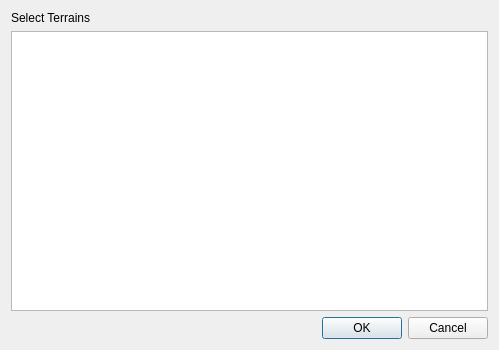
<?xml version="1.0" encoding="UTF-8"?>
<ui version="4.0">
 <class>TerrainSelector</class>
 <widget class="QDialog" name="TerrainSelector">
  <property name="geometry">
   <rect>
    <x>0</x>
    <y>0</y>
    <width>499</width>
    <height>350</height>
   </rect>
  </property>
  <property name="windowTitle">
   <string>Select Terrains</string>
  </property>
  <layout class="QVBoxLayout" name="verticalLayout">
   <item>
    <widget class="QLabel" name="labelTerrains">
     <property name="text">
      <string>Select Terrains</string>
     </property>
    </widget>
   </item>
   <item>
    <widget class="QListWidget" name="listWidgetTerrains"/>
   </item>
   <item>
    <widget class="QDialogButtonBox" name="buttonBoxResult">
     <property name="standardButtons">
      <set>QDialogButtonBox::Cancel|QDialogButtonBox::Ok</set>
     </property>
    </widget>
   </item>
  </layout>
 </widget>
 <resources/>
 <connections/>
</ui>
